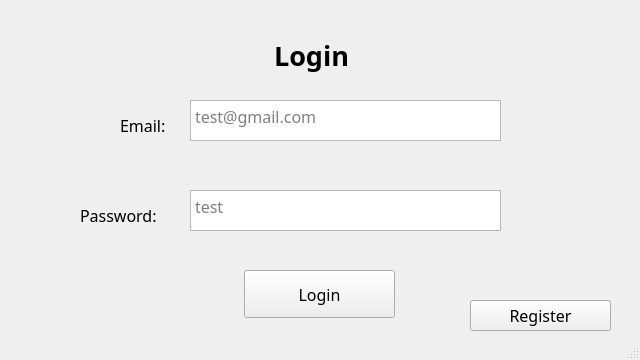
<?xml version="1.0" encoding="UTF-8"?>
<ui version="4.0">
 <class>MainWindow</class>
 <widget class="QMainWindow" name="MainWindow">
  <property name="geometry">
   <rect>
    <x>0</x>
    <y>0</y>
    <width>640</width>
    <height>360</height>
   </rect>
  </property>
  <property name="windowTitle">
   <string>MainWindow</string>
  </property>
  <widget class="QWidget" name="centralwidget">
   <widget class="QLabel" name="label">
    <property name="geometry">
     <rect>
      <x>120</x>
      <y>110</y>
      <width>61</width>
      <height>31</height>
     </rect>
    </property>
    <property name="font">
     <font>
      <family>Raleway Thin</family>
      <pointsize>12</pointsize>
     </font>
    </property>
    <property name="text">
     <string>Email:</string>
    </property>
   </widget>
   <widget class="QLabel" name="label_2">
    <property name="geometry">
     <rect>
      <x>80</x>
      <y>200</y>
      <width>101</width>
      <height>31</height>
     </rect>
    </property>
    <property name="font">
     <font>
      <family>Raleway Thin</family>
      <pointsize>12</pointsize>
     </font>
    </property>
    <property name="text">
     <string>Password:</string>
    </property>
   </widget>
   <widget class="QPlainTextEdit" name="email">
    <property name="geometry">
     <rect>
      <x>190</x>
      <y>100</y>
      <width>311</width>
      <height>41</height>
     </rect>
    </property>
    <property name="font">
     <font>
      <family>Raleway Thin</family>
      <pointsize>12</pointsize>
     </font>
    </property>
    <property name="placeholderText">
     <string>test@gmail.com</string>
    </property>
   </widget>
   <widget class="QTextEdit" name="password">
    <property name="geometry">
     <rect>
      <x>190</x>
      <y>190</y>
      <width>311</width>
      <height>41</height>
     </rect>
    </property>
    <property name="font">
     <font>
      <family>Raleway Thin</family>
      <pointsize>12</pointsize>
     </font>
    </property>
    <property name="placeholderText">
     <string>test</string>
    </property>
   </widget>
   <widget class="QPushButton" name="login_btn">
    <property name="geometry">
     <rect>
      <x>244</x>
      <y>270</y>
      <width>151</width>
      <height>48</height>
     </rect>
    </property>
    <property name="font">
     <font>
      <family>Montserrat Thin</family>
      <pointsize>12</pointsize>
     </font>
    </property>
    <property name="cursor">
     <cursorShape>PointingHandCursor</cursorShape>
    </property>
    <property name="text">
     <string>Login</string>
    </property>
   </widget>
   <widget class="QLabel" name="label_3">
    <property name="geometry">
     <rect>
      <x>274</x>
      <y>30</y>
      <width>91</width>
      <height>51</height>
     </rect>
    </property>
    <property name="font">
     <font>
      <family>Raleway Thin</family>
      <pointsize>20</pointsize>
      <weight>75</weight>
      <bold>true</bold>
     </font>
    </property>
    <property name="text">
     <string>Login</string>
    </property>
   </widget>
   <widget class="QPushButton" name="register_btn">
    <property name="geometry">
     <rect>
      <x>470</x>
      <y>300</y>
      <width>141</width>
      <height>31</height>
     </rect>
    </property>
    <property name="font">
     <font>
      <family>Montserrat Thin</family>
      <pointsize>12</pointsize>
     </font>
    </property>
    <property name="cursor">
     <cursorShape>PointingHandCursor</cursorShape>
    </property>
    <property name="text">
     <string>Register</string>
    </property>
   </widget>
  </widget>
  <widget class="QStatusBar" name="statusbar"/>
 </widget>
 <resources/>
 <connections/>
</ui>
